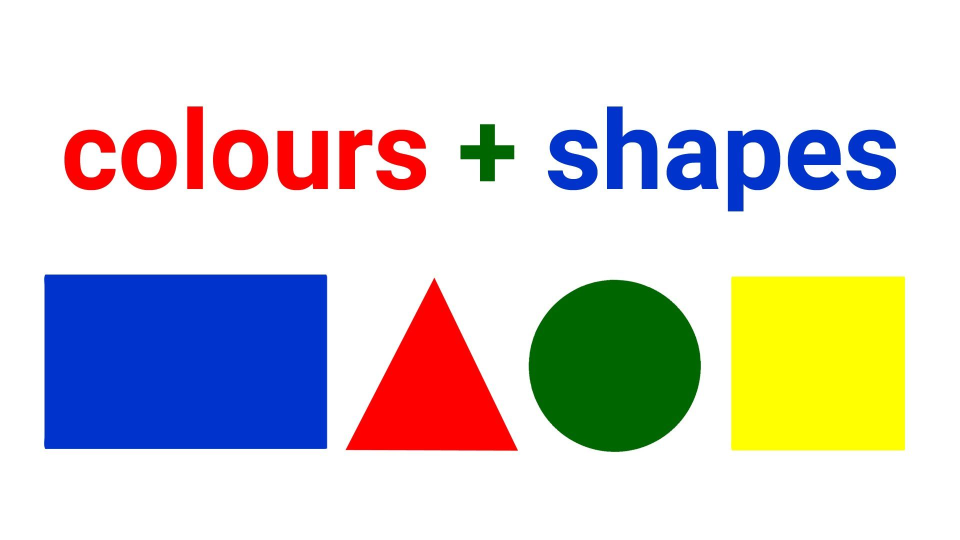
#> input picture color.jpg, 1920 x 1080 px (shown at 1/2 size)
$ python blur_detection.py --image color.jpg   (older library calls are emulated)
#> lines starting #> are read from the running program, lines starting #| are printed output that depends on the picture; after the words box and inside, x2 and y2 are one past the last pixel; in counts of white or black regions, pixels touching at a corner belong together
#> in run, frame is the input picture: shape (1080, 1920, 3); mean B, G, R 208.4, 210, 212
### display.py
import cv2
import imutils
import numpy as np


def wait():
    cv2.waitKey(0)
    cv2.destroyAllWindows()


def display(frame, name='Window'):
    width = 1600
    height = 1200
    vframe_list = []
    for i, row_img in enumerate(frame):
        hframe_list = []
        for j in row_img:
            j_shape = j.shape
            hframe_list.append(imutils.resize(j, height=int(height/len(frame))))
        vframe_list.append(imutils.resize(cv2.hconcat(hframe_list), width=width))
    o_frame = cv2.vconcat(vframe_list)
    o_frame_shape = o_frame.shape
    if o_frame_shape[0] > o_frame_shape[1] :            # Portrait
        o_frame = imutils.resize(o_frame, height=height)
    else :                                              # Landscape
        o_frame = imutils.resize(o_frame, width=width)
    cv2.imshow(name, o_frame)
    wait()

### blur_detection.py
### Function : read and grade the bubble sheet scanner
### Option :
###     -i/--image : path of input image

import numpy as np
import argparse
import cv2
import imutils
from display import *
import math

def blur_detection (frame, thresh=1000):
#> called with thresh = 1000
    shape = frame.shape
#> shape = (1080, 1920, 3)
    gray_img = cv2.cvtColor(frame, cv2.COLOR_BGR2GRAY)
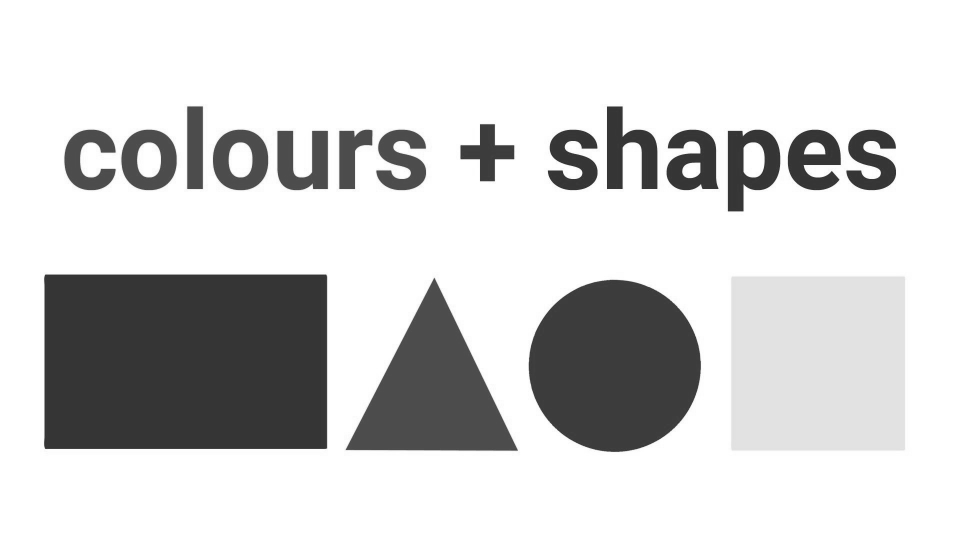
#> gray_img: shape (1080, 1920) (shown at 1/2 size); min 28, max 255, mean 210.4
    lap_value = 0.01*math.sqrt(shape[0]*shape[1])*cv2.Laplacian(gray_img, cv2.CV_64F).var()
#> lap_value = 3080.9
    text = "Not Blurry"
    if lap_value < thresh :
        text = "Blurry"
    return (text, lap_value)

def run (image, thresh):
    frame = cv2.imread(image)
    (text, lap_value) = blur_detection(frame, thresh)
#> text = 'Not Blurry'; lap_value = 3080.9
    cv2.putText(frame, "{}: {:.2f}".format(text, lap_value), (10, 30), cv2.FONT_HERSHEY_SIMPLEX, 1, (0, 0, 255), 1)
#> frame: shape (1080, 1920, 3); 0.03% of pixels changed, all inside (x1, y1, x2, y2) = (14, 9, 322, 38)
    display([[frame]])
#> in display, `cv2.imshow(name, o_frame)`:
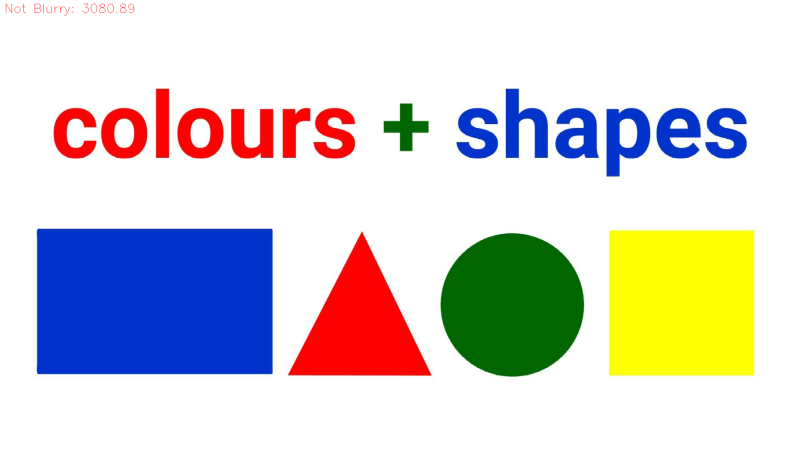
#> window 'Window': shape (900, 1600, 3) (shown at 1/2 size); mean B, G, R 208.3, 209.9, 211.9

if __name__ == "__main__":
    #create input option
    ap = argparse.ArgumentParser()
    ap.add_argument('-i', '--image', help='path to image')
    ap.add_argument('-t', '--thresh', type=float, default=1000.0, help='the threshold')
    args = vars(ap.parse_args())

    run(args['image'], args['thresh'])
